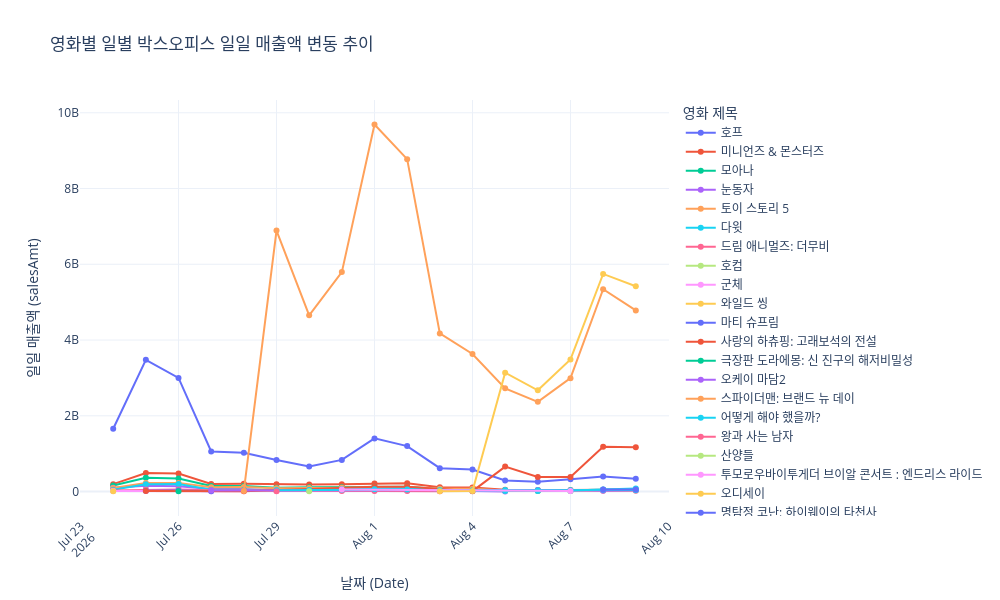

Write notebook code for a chart like this one.
### Markdown cell above
## 기간에 따른 일일 매출액 변화

### Code cell
draw_lineChart(movie_df, 'salesAmt', '영화별 일별 박스오피스 일일 매출액 변동 추이', '일일 매출액')

### Figure 1 — Plotly figure (JSON) as saved in the notebook; plotly's stock layout.template omitted (floating-point values rounded to 4 significant figures)
{"data": [{"customdata": [["호프"], ["호프"], ["호프"], ["호프"], ["호프"], ["호프"], ["호프"], ["호프"], ["호프"], ["호프"], ["호프"], ["호프"], ["호프"], ["호프"], ["호프"], ["호프"], ["호프"]], "hovertemplate": "movieNm=%{customdata[0]}<br>b_date=%{x}<br>salesAmt=%{y}<extra></extra>", "legendgroup": "호프", "line": {"color": "#636efa", "dash": "solid"}, "marker": {"symbol": "circle"}, "mode": "lines+markers", "name": "호프", "orientation": "v", "showlegend": true, "type": "scatter", "x": ["2026-07-24", "2026-07-25", "2026-07-26", "2026-07-27", "2026-07-28", "2026-07-29", "2026-07-30", "2026-07-31", "2026-08-01", "2026-08-02", "2026-08-03", "2026-08-04", "2026-08-05", "2026-08-06", "2026-08-07", "2026-08-08", "2026-08-09"], "xaxis": "x", "y": [1658248600, 3478832330, 3001077110, 1057559480, 1023927630, 831962150, 664607620, 835668800, 1403300900, 1200387570, 618271300, 582039140, 290978170, 261930550, 322792460, 398850800, 336429370], "yaxis": "y"}, {"customdata": [["미니언즈 & 몬스터즈"], ["미니언즈 & 몬스터즈"], ["미니언즈 & 몬스터즈"], ["미니언즈 & 몬스터즈"], ["미니언즈 & 몬스터즈"], ["미니언즈 & 몬스터즈"], ["미니언즈 & 몬스터즈"], ["미니언즈 & 몬스터즈"], ["미니언즈 & 몬스터즈"], ["미니언즈 & 몬스터즈"], ["미니언즈 & 몬스터즈"], ["미니언즈 & 몬스터즈"], ["미니언즈 & 몬스터즈"], ["미니언즈 & 몬스터즈"], ["미니언즈 & 몬스터즈"], ["미니언즈 & 몬스터즈"], ["미니언즈 & 몬스터즈"]], "hovertemplate": "movieNm=%{customdata[0]}<br>b_date=%{x}<br>salesAmt=%{y}<extra></extra>", "legendgroup": "미니언즈 & 몬스터즈", "line": {"color": "#EF553B", "dash": "solid"}, "marker": {"symbol": "circle"}, "mode": "lines+markers", "name": "미니언즈 & 몬스터즈", "orientation": "v", "showlegend": true, "type": "scatter", "x": ["2026-07-24", "2026-07-25", "2026-07-26", "2026-07-27", "2026-07-28", "2026-07-29", "2026-07-30", "2026-07-31", "2026-08-01", "2026-08-02", "2026-08-03", "2026-08-04", "2026-08-05", "2026-08-06", "2026-08-07", "2026-08-08", "2026-08-09"], "xaxis": "x", "y": [196090780, 491546840, 477803500, 202780900, 204457520, 192344300, 187815260, 190221930, 211440510, 218413190, 113041800, 110418150, 46022250, 38688200, 40067750, 45845200, 45058680], "yaxis": "y"}, {"customdata": [["모아나"], ["모아나"], ["모아나"], ["모아나"], ["모아나"], ["모아나"], ["모아나"], ["모아나"], ["모아나"], ["모아나"], ["모아나"], ["모아나"], ["모아나"], ["모아나"], ["모아나"]], "hovertemplate": "movieNm=%{customdata[0]}<br>b_date=%{x}<br>salesAmt=%{y}<extra></extra>", "legendgroup": "모아나", "line": {"color": "#00cc96", "dash": "solid"}, "marker": {"symbol": "circle"}, "mode": "lines+markers", "name": "모아나", "orientation": "v", "showlegend": true, "type": "scatter", "x": ["2026-07-24", "2026-07-25", "2026-07-26", "2026-07-27", "2026-07-28", "2026-07-29", "2026-07-30", "2026-07-31", "2026-08-01", "2026-08-02", "2026-08-03", "2026-08-04", "2026-08-05", "2026-08-06", "2026-08-07"], "xaxis": "x", "y": [160572600, 364078680, 346767280, 145849290, 148370140, 100993520, 110943350, 112605600, 124133850, 124099400, 65168340, 63551500, 19959260, 13807550, 15308450], "yaxis": "y"}, {"customdata": [["눈동자"], ["눈동자"], ["눈동자"], ["눈동자"], ["눈동자"], ["눈동자"], ["눈동자"], ["눈동자"], ["눈동자"], ["눈동자"], ["눈동자"], ["눈동자"], ["눈동자"]], "hovertemplate": "movieNm=%{customdata[0]}<br>b_date=%{x}<br>salesAmt=%{y}<extra></extra>", "legendgroup": "눈동자", "line": {"color": "#ab63fa", "dash": "solid"}, "marker": {"symbol": "circle"}, "mode": "lines+markers", "name": "눈동자", "orientation": "v", "showlegend": true, "type": "scatter", "x": ["2026-07-24", "2026-07-25", "2026-07-26", "2026-07-27", "2026-07-28", "2026-07-29", "2026-07-30", "2026-07-31", "2026-08-01", "2026-08-02", "2026-08-03", "2026-08-04", "2026-08-05"], "xaxis": "x", "y": [102241700, 154391050, 138652370, 68698000, 67535250, 24170260, 26757600, 25475350, 28515200, 25051300, 15303850, 13952100, 2919650], "yaxis": "y"}, {"customdata": [["토이 스토리 5"], ["토이 스토리 5"], ["토이 스토리 5"], ["토이 스토리 5"], ["토이 스토리 5"], ["토이 스토리 5"], ["토이 스토리 5"], ["토이 스토리 5"], ["토이 스토리 5"], ["토이 스토리 5"], ["토이 스토리 5"], ["토이 스토리 5"], ["토이 스토리 5"], ["토이 스토리 5"], ["토이 스토리 5"], ["토이 스토리 5"], ["토이 스토리 5"]], "hovertemplate": "movieNm=%{customdata[0]}<br>b_date=%{x}<br>salesAmt=%{y}<extra></extra>", "legendgroup": "토이 스토리 5", "line": {"color": "#FFA15A", "dash": "solid"}, "marker": {"symbol": "circle"}, "mode": "lines+markers", "name": "토이 스토리 5", "orientation": "v", "showlegend": true, "type": "scatter", "x": ["2026-07-24", "2026-07-25", "2026-07-26", "2026-07-27", "2026-07-28", "2026-07-29", "2026-07-30", "2026-07-31", "2026-08-01", "2026-08-02", "2026-08-03", "2026-08-04", "2026-08-05", "2026-08-06", "2026-08-07", "2026-08-08", "2026-08-09"], "xaxis": "x", "y": [97058920, 227164930, 229075600, 112255100, 119485840, 84644220, 94315820, 102040720, 100129740, 115375580, 71227390, 73375740, 25988750, 24128200, 23252890, 20233640, 18777850], "yaxis": "y"}, {"customdata": [["다윗"], ["다윗"], ["다윗"], ["다윗"], ["다윗"], ["다윗"], ["다윗"], ["다윗"], ["다윗"], ["다윗"], ["다윗"], ["다윗"], ["다윗"], ["다윗"], ["다윗"], ["다윗"], ["다윗"]], "hovertemplate": "movieNm=%{customdata[0]}<br>b_date=%{x}<br>salesAmt=%{y}<extra></extra>", "legendgroup": "다윗", "line": {"color": "#19d3f3", "dash": "solid"}, "marker": {"symbol": "circle"}, "mode": "lines+markers", "name": "다윗", "orientation": "v", "showlegend": true, "type": "scatter", "x": ["2026-07-24", "2026-07-25", "2026-07-26", "2026-07-27", "2026-07-28", "2026-07-29", "2026-07-30", "2026-07-31", "2026-08-01", "2026-08-02", "2026-08-03", "2026-08-04", "2026-08-05", "2026-08-06", "2026-08-07", "2026-08-08", "2026-08-09"], "xaxis": "x", "y": [50414700, 193831670, 200143340, 47140850, 49701550, 33863540, 36130800, 59424000, 85172890, 94622950, 29609230, 28581200, 12720600, 14737500, 25396950, 54195890, 78284050], "yaxis": "y"}, {"customdata": [["드림 애니멀즈: 더무비"], ["드림 애니멀즈: 더무비"], ["드림 애니멀즈: 더무비"], ["드림 애니멀즈: 더무비"], ["드림 애니멀즈: 더무비"], ["드림 애니멀즈: 더무비"], ["드림 애니멀즈: 더무비"], ["드림 애니멀즈: 더무비"], ["드림 애니멀즈: 더무비"], ["드림 애니멀즈: 더무비"], ["드림 애니멀즈: 더무비"]], "hovertemplate": "movieNm=%{customdata[0]}<br>b_date=%{x}<br>salesAmt=%{y}<extra></extra>", "legendgroup": "드림 애니멀즈: 더무비", "line": {"color": "#FF6692", "dash": "solid"}, "marker": {"symbol": "circle"}, "mode": "lines+markers", "name": "드림 애니멀즈: 더무비", "orientation": "v", "showlegend": true, "type": "scatter", "x": ["2026-07-24", "2026-07-25", "2026-07-26", "2026-07-27", "2026-07-28", "2026-07-29", "2026-07-30", "2026-07-31", "2026-08-01", "2026-08-02", "2026-08-03"], "xaxis": "x", "y": [27319050, 51606640, 57326820, 33524130, 28063810, 22357400, 29428220, 17893270, 12517310, 12786500, 7537100], "yaxis": "y"}, {"customdata": [["호컴"]], "hovertemplate": "movieNm=%{customdata[0]}<br>b_date=%{x}<br>salesAmt=%{y}<extra></extra>", "legendgroup": "호컴", "line": {"color": "#B6E880", "dash": "solid"}, "marker": {"symbol": "circle"}, "mode": "lines+markers", "name": "호컴", "orientation": "v", "showlegend": true, "type": "scatter", "x": ["2026-07-24"], "xaxis": "x", "y": [14102200], "yaxis": "y"}, {"customdata": [["군체"], ["군체"], ["군체"], ["군체"], ["군체"]], "hovertemplate": "movieNm=%{customdata[0]}<br>b_date=%{x}<br>salesAmt=%{y}<extra></extra>", "legendgroup": "군체", "line": {"color": "#FF97FF", "dash": "solid"}, "marker": {"symbol": "circle"}, "mode": "lines+markers", "name": "군체", "orientation": "v", "showlegend": true, "type": "scatter", "x": ["2026-07-24", "2026-07-25", "2026-07-26", "2026-07-27", "2026-07-28"], "xaxis": "x", "y": [13232820, 15958770, 11759500, 8301600, 9713100], "yaxis": "y"}, {"customdata": [["와일드 씽"]], "hovertemplate": "movieNm=%{customdata[0]}<br>b_date=%{x}<br>salesAmt=%{y}<extra></extra>", "legendgroup": "와일드 씽", "line": {"color": "#FECB52", "dash": "solid"}, "marker": {"symbol": "circle"}, "mode": "lines+markers", "name": "와일드 씽", "orientation": "v", "showlegend": true, "type": "scatter", "x": ["2026-07-24"], "xaxis": "x", "y": [8107200], "yaxis": "y"}, {"customdata": [["마티 슈프림"], ["마티 슈프림"], ["마티 슈프림"]], "hovertemplate": "movieNm=%{customdata[0]}<br>b_date=%{x}<br>salesAmt=%{y}<extra></extra>", "legendgroup": "마티 슈프림", "line": {"color": "#636efa", "dash": "solid"}, "marker": {"symbol": "circle"}, "mode": "lines+markers", "name": "마티 슈프림", "orientation": "v", "showlegend": true, "type": "scatter", "x": ["2026-07-25", "2026-07-26", "2026-07-27"], "xaxis": "x", "y": [20402700, 24763550, 7342100], "yaxis": "y"}, {"customdata": [["사랑의 하츄핑: 고래보석의 전설"], ["사랑의 하츄핑: 고래보석의 전설"], ["사랑의 하츄핑: 고래보석의 전설"], ["사랑의 하츄핑: 고래보석의 전설"], ["사랑의 하츄핑: 고래보석의 전설"], ["사랑의 하츄핑: 고래보석의 전설"], ["사랑의 하츄핑: 고래보석의 전설"], ["사랑의 하츄핑: 고래보석의 전설"], ["사랑의 하츄핑: 고래보석의 전설"], ["사랑의 하츄핑: 고래보석의 전설"]], "hovertemplate": "movieNm=%{customdata[0]}<br>b_date=%{x}<br>salesAmt=%{y}<extra></extra>", "legendgroup": "사랑의 하츄핑: 고래보석의 전설", "line": {"color": "#EF553B", "dash": "solid"}, "marker": {"symbol": "circle"}, "mode": "lines+markers", "name": "사랑의 하츄핑: 고래보석의 전설", "orientation": "v", "showlegend": true, "type": "scatter", "x": ["2026-07-25", "2026-07-28", "2026-08-01", "2026-08-02", "2026-08-04", "2026-08-05", "2026-08-06", "2026-08-07", "2026-08-08", "2026-08-09"], "xaxis": "x", "y": [17138000, 8649000, 127985600, 125351720, 10966800, 659585480, 386347380, 383969450, 1181961040, 1172014190], "yaxis": "y"}, {"customdata": [["극장판 도라에몽: 신 진구의 해저비밀성"]], "hovertemplate": "movieNm=%{customdata[0]}<br>b_date=%{x}<br>salesAmt=%{y}<extra></extra>", "legendgroup": "극장판 도라에몽: 신 진구의 해저비밀성", "line": {"color": "#00cc96", "dash": "solid"}, "marker": {"symbol": "circle"}, "mode": "lines+markers", "name": "극장판 도라에몽: 신 진구의 해저비밀성", "orientation": "v", "showlegend": true, "type": "scatter", "x": ["2026-07-26"], "xaxis": "x", "y": [9367150], "yaxis": "y"}, {"customdata": [["오케이 마담2"], ["오케이 마담2"], ["오케이 마담2"], ["오케이 마담2"]], "hovertemplate": "movieNm=%{customdata[0]}<br>b_date=%{x}<br>salesAmt=%{y}<extra></extra>", "legendgroup": "오케이 마담2", "line": {"color": "#ab63fa", "dash": "solid"}, "marker": {"symbol": "circle"}, "mode": "lines+markers", "name": "오케이 마담2", "orientation": "v", "showlegend": true, "type": "scatter", "x": ["2026-07-27", "2026-08-06", "2026-08-08", "2026-08-09"], "xaxis": "x", "y": [26952000, 40203000, 18623700, 25903900], "yaxis": "y"}, {"customdata": [["스파이더맨: 브랜드 뉴 데이"], ["스파이더맨: 브랜드 뉴 데이"], ["스파이더맨: 브랜드 뉴 데이"], ["스파이더맨: 브랜드 뉴 데이"], ["스파이더맨: 브랜드 뉴 데이"], ["스파이더맨: 브랜드 뉴 데이"], ["스파이더맨: 브랜드 뉴 데이"], ["스파이더맨: 브랜드 뉴 데이"], ["스파이더맨: 브랜드 뉴 데이"], ["스파이더맨: 브랜드 뉴 데이"], ["스파이더맨: 브랜드 뉴 데이"], ["스파이더맨: 브랜드 뉴 데이"], ["스파이더맨: 브랜드 뉴 데이"]], "hovertemplate": "movieNm=%{customdata[0]}<br>b_date=%{x}<br>salesAmt=%{y}<extra></extra>", "legendgroup": "스파이더맨: 브랜드 뉴 데이", "line": {"color": "#FFA15A", "dash": "solid"}, "marker": {"symbol": "circle"}, "mode": "lines+markers", "name": "스파이더맨: 브랜드 뉴 데이", "orientation": "v", "showlegend": true, "type": "scatter", "x": ["2026-07-28", "2026-07-29", "2026-07-30", "2026-07-31", "2026-08-01", "2026-08-02", "2026-08-03", "2026-08-04", "2026-08-05", "2026-08-06", "2026-08-07", "2026-08-08", "2026-08-09"], "xaxis": "x", "y": [17586000, 6889595590, 4651596300, 5793484750, 9688580510, 8775402900, 4174462150, 3631265270, 2725406730, 2367870110, 2994369040, 5340434920, 4782665520], "yaxis": "y"}, {"customdata": [["어떻게 해야 했을까?"], ["어떻게 해야 했을까?"], ["어떻게 해야 했을까?"], ["어떻게 해야 했을까?"], ["어떻게 해야 했을까?"], ["어떻게 해야 했을까?"], ["어떻게 해야 했을까?"], ["어떻게 해야 했을까?"], ["어떻게 해야 했을까?"], ["어떻게 해야 했을까?"], ["어떻게 해야 했을까?"], ["어떻게 해야 했을까?"]], "hovertemplate": "movieNm=%{customdata[0]}<br>b_date=%{x}<br>salesAmt=%{y}<extra></extra>", "legendgroup": "어떻게 해야 했을까?", "line": {"color": "#19d3f3", "dash": "solid"}, "marker": {"symbol": "circle"}, "mode": "lines+markers", "name": "어떻게 해야 했을까?", "orientation": "v", "showlegend": true, "type": "scatter", "x": ["2026-07-29", "2026-07-30", "2026-07-31", "2026-08-01", "2026-08-02", "2026-08-03", "2026-08-04", "2026-08-05", "2026-08-06", "2026-08-07", "2026-08-08", "2026-08-09"], "xaxis": "x", "y": [35015300, 39247920, 45668700, 64192100, 56577800, 31604660, 29506850, 39024770, 33483050, 36250000, 46435150, 40423200], "yaxis": "y"}, {"customdata": [["왕과 사는 남자"]], "hovertemplate": "movieNm=%{customdata[0]}<br>b_date=%{x}<br>salesAmt=%{y}<extra></extra>", "legendgroup": "왕과 사는 남자", "line": {"color": "#FF6692", "dash": "solid"}, "marker": {"symbol": "circle"}, "mode": "lines+markers", "name": "왕과 사는 남자", "orientation": "v", "showlegend": true, "type": "scatter", "x": ["2026-07-29"], "xaxis": "x", "y": [6874000], "yaxis": "y"}, {"customdata": [["산양들"]], "hovertemplate": "movieNm=%{customdata[0]}<br>b_date=%{x}<br>salesAmt=%{y}<extra></extra>", "legendgroup": "산양들", "line": {"color": "#B6E880", "dash": "solid"}, "marker": {"symbol": "circle"}, "mode": "lines+markers", "name": "산양들", "orientation": "v", "showlegend": true, "type": "scatter", "x": ["2026-07-30"], "xaxis": "x", "y": [9096050], "yaxis": "y"}, {"customdata": [["투모로우바이투게더 브이알 콘서트 : 엔드리스 라이드"], ["투모로우바이투게더 브이알 콘서트 : 엔드리스 라이드"]], "hovertemplate": "movieNm=%{customdata[0]}<br>b_date=%{x}<br>salesAmt=%{y}<extra></extra>", "legendgroup": "투모로우바이투게더 브이알 콘서트 : 엔드리스 라이드", "line": {"color": "#FF97FF", "dash": "solid"}, "marker": {"symbol": "circle"}, "mode": "lines+markers", "name": "투모로우바이투게더 브이알 콘서트 : 엔드리스 라이드", "orientation": "v", "showlegend": true, "type": "scatter", "x": ["2026-07-31", "2026-08-07"], "xaxis": "x", "y": [52001000, 16091000], "yaxis": "y"}, {"customdata": [["오디세이"], ["오디세이"], ["오디세이"], ["오디세이"], ["오디세이"], ["오디세이"], ["오디세이"]], "hovertemplate": "movieNm=%{customdata[0]}<br>b_date=%{x}<br>salesAmt=%{y}<extra></extra>", "legendgroup": "오디세이", "line": {"color": "#FECB52", "dash": "solid"}, "marker": {"symbol": "circle"}, "mode": "lines+markers", "name": "오디세이", "orientation": "v", "showlegend": true, "type": "scatter", "x": ["2026-08-03", "2026-08-04", "2026-08-05", "2026-08-06", "2026-08-07", "2026-08-08", "2026-08-09"], "xaxis": "x", "y": [6102000, 12681000, 3136594240, 2672173870, 3489234370, 5745219690, 5421387160], "yaxis": "y"}, {"customdata": [["명탐정 코난: 하이웨이의 타천사"], ["명탐정 코난: 하이웨이의 타천사"]], "hovertemplate": "movieNm=%{customdata[0]}<br>b_date=%{x}<br>salesAmt=%{y}<extra></extra>", "legendgroup": "명탐정 코난: 하이웨이의 타천사", "line": {"color": "#636efa", "dash": "solid"}, "marker": {"symbol": "circle"}, "mode": "lines+markers", "name": "명탐정 코난: 하이웨이의 타천사", "orientation": "v", "showlegend": true, "type": "scatter", "x": ["2026-08-08", "2026-08-09"], "xaxis": "x", "y": [55751450, 57231270], "yaxis": "y"}], "layout": {"height": 600, "hovermode": "x unified", "legend": {"title": {"text": "영화 제목"}, "tracegroupgap": 0}, "title": {"text": "영화별 일별 박스오피스 일일 매출액 변동 추이"}, "width": 1000, "xaxis": {"anchor": "y", "domain": [0, 1], "tickangle": -45, "title": {"text": "날짜 (Date)"}}, "yaxis": {"anchor": "x", "autorange": true, "domain": [0, 1], "title": {"text": "일일 매출액 (salesAmt)"}}}}
